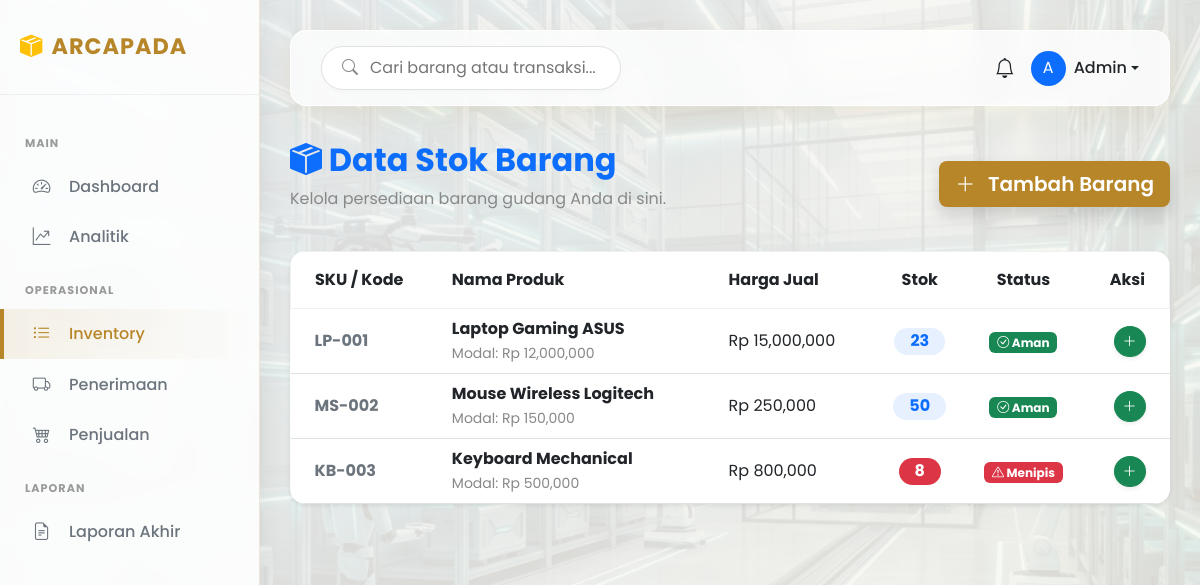
/inventory (signed in), run on an earlier commit of the app's database.
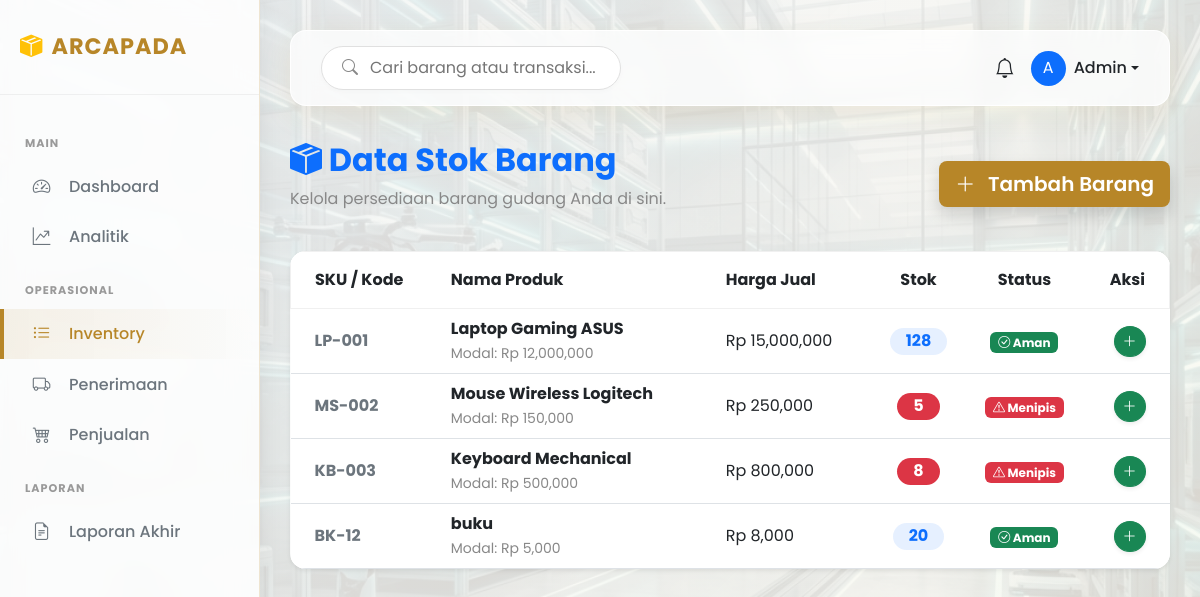
And on a later commit of the database.
### app/models.py (models this page shows, shortened)
class Product(db.Model):
    __tablename__ = 'products'
    id = db.Column(db.Integer, primary_key=True)
    sku = db.Column(db.String(20), unique=True, nullable=False)
    name = db.Column(db.String(100), nullable=False)
    description = db.Column(db.Text, nullable=True)
    price = db.Column(db.Float, nullable=False)
    cost = db.Column(db.Float, nullable=False)
    stock_quantity = db.Column(db.Integer, default=0)
    min_stock_threshold = db.Column(db.Integer, default=10)
    transactions = db.relationship('Transaction', backref='product', lazy=True)

### app/controllers/web_controller.py (the view)
@web_bp.route('/inventory')
def inventory():
    if 'user_id' not in session: return redirect(url_for('auth.login_web'))
    products = Product.query.all()
    return render_template('index.html', products=products)

### app/context_processor.py (called while the page is built)
def inject_notifications():
    def get_notifications():
        allowed_roles = ['admin', 'kepala_gudang', 'kepala_divisi']
        user_role = session.get('role')
        if not user_role or user_role not in allowed_roles:
            return {'count': 0, 'items': []}
        low_stock_items = Product.query.filter(Product.stock_quantity <= Product.min_stock_threshold).all()
        return {
            'count': len(low_stock_items),
            'items': low_stock_items
        }
    return dict(notifications=get_notifications())

### app/templates/index.html (shortened to what this page needs)
{% extends "base.html" %}
{% block content %}
<div class="d-flex justify-content-between align-items-center mb-4">
    <div>
        <h2 class="fw-bold text-primary"><i class="bi bi-box-seam-fill"></i> Data Stok Barang</h2>
        <p class="text-muted">Kelola persediaan barang gudang Anda di sini.</p>
    </div>
    <button class="btn btn-primary btn-lg shadow" data-bs-toggle="modal" data-bs-target="#addProductModal">
        <i class="bi bi-plus-lg me-2"></i> Tambah Barang
    </button>
</div>
<div class="card shadow-sm border-0 rounded-4 overflow-hidden">
    <div class="card-body p-0">
        <table class="table table-hover align-middle mb-0">
            <thead class="bg-light">
                <tr>
                    <th class="py-3 ps-4">SKU / Kode</th>
                    <th class="py-3">Nama Produk</th>
                    <th class="py-3">Harga Jual</th>
                    <th class="py-3 text-center">Stok</th>
                    <th class="py-3 text-center">Status</th>
                    <th class="py-3 text-end pe-4">Aksi</th>
                </tr>
            </thead>
            <tbody>
                {% for p in products %}
                <tr>
                    <td class="ps-4 fw-bold text-secondary">{{ p.sku }}</td>
                    <td>
                        <div class="fw-bold text-dark">{{ p.name }}</div>
                        <small class="text-muted">Modal: Rp {{ "{:,.0f}".format(p.cost) }}</small>
                    </td>
                    <td>Rp {{ "{:,.0f}".format(p.price) }}</td>
                    <td class="text-center">
                        <span class="badge rounded-pill {{ 'bg-danger' if p.stock_quantity <= p.min_stock_threshold else 'bg-primary bg-opacity-10 text-primary' }} fs-6 px-3">
                            {{ p.stock_quantity }}
                        </span>
                    </td>
                    <td class="text-center">
                        {% if p.stock_quantity <= p.min_stock_threshold %}
                            <span class="badge bg-danger"><i class="bi bi-exclamation-triangle"></i> Menipis</span>
                        {% else %}
                            <span class="badge bg-success"><i class="bi bi-check-circle"></i> Aman</span>
                        {% endif %}
                    </td>
                    <td class="text-end pe-4">
                        <button class="btn btn-sm btn-success rounded-circle shadow-sm"
                                onclick="openRestockModal('{{ p.id }}', '{{ p.name }}')"
                                title="Tambah Stok">
                            <i class="bi bi-plus-lg"></i>
                        </button>
                    </td>
                </tr>
                {% else %}
                <tr>
                    <td colspan="6" class="text-center py-5 text-muted">Belum ada data barang.</td>
                </tr>
                {% endfor %}
            </tbody>
        </table>
    </div>
</div>
{% endblock %}

### app/templates/base.html (shortened to what this page needs)
<!DOCTYPE html>
<html lang="id">
<head>
    <link href="https://cdn.jsdelivr.net/npm/bootstrap@5.3.0/dist/css/bootstrap.min.css" rel="stylesheet">
    <link rel="stylesheet" href="https://cdn.jsdelivr.net/npm/bootstrap-icons@1.11.0/font/bootstrap-icons.css">
    <link rel="stylesheet" href="{{ url_for('static', filename='css/style.css') }}">
</head>
<body>
    <nav class="sidebar" id="sidebar">
        <div class="sidebar-header">
            <div class="brand-text">
                <i class="bi bi-box-seam-fill me-2 text-warning"></i>ARCAPADA
            </div>
        </div>
        <ul class="sidebar-menu">
            {% if session.get('user_id') %}
            <li class="menu-category">Main</li>
            <li>
                <a href="{{ url_for('web.dashboard') }}"
                    class="menu-link {% if request.endpoint == 'web.dashboard' %}active{% endif %}">
                    <i class="bi bi-speedometer2"></i>
                    <span>Dashboard</span>
                </a>
            </li>
            <li>
                <a href="{{ url_for('web.analytics') }}"
                    class="menu-link {% if request.endpoint == 'web.analytics' %}active{% endif %}">
                    <i class="bi bi-graph-up-arrow"></i>
                    <span>Analitik</span>
                </a>
            </li>
            <li class="menu-category">Operasional</li>
            <li>
                <a href="{{ url_for('web.inventory') }}"
                    class="menu-link {% if request.endpoint == 'web.inventory' %}active{% endif %}">
                    <i class="bi bi-list-ul"></i>
                    <span>Inventory</span>
                </a>
            </li>
            <li>
                <a href="{{ url_for('web.receiving_page') }}"
                    class="menu-link {% if request.endpoint == 'web.receiving_page' %}active{% endif %}">
                    <i class="bi bi-truck"></i>
                    <span>Penerimaan</span>
                </a>
            </li>
            <li>
                <a href="{{ url_for('sales.sales_page') }}"
                    class="menu-link {% if request.endpoint == 'sales.sales_page' %}active{% endif %}">
                    <i class="bi bi-cart4"></i>
                    <span>Penjualan</span>
                </a>
            </li>
            <li class="menu-category">Laporan</li>
            <li>
                <a href="{{ url_for('web.laporan_final') }}"
                    class="menu-link {% if request.endpoint == 'web.laporan_final' %}active{% endif %}">
                    <i class="bi bi-file-earmark-text"></i>
                    <span>Laporan Akhir</span>
                </a>
            </li>
            {% endif %}
        </ul>
    </nav>
    <div class="main-content" id="content">
        {% if session.get('user_id') %}
        <header class="top-header">
            <div class="d-flex align-items-center">
                <div class="search-bar d-none d-md-flex">
                    <i class="bi bi-search text-muted"></i>
                    <input type="text" placeholder="Cari barang atau transaksi...">
                </div>
            </div>
            <div class="d-flex align-items-center gap-3">
                <div class="dropdown">
                    <a href="#" class="position-relative text-dark" data-bs-toggle="dropdown">
                        <i class="bi bi-bell fs-5"></i>
                    </a>
                </div>
                <div class="dropdown">
                    <a href="#" class="d-flex align-items-center text-decoration-none text-dark dropdown-toggle"
                        data-bs-toggle="dropdown">
                        <div class="bg-primary text-white rounded-circle d-flex align-items-center justify-content-center me-2"
                            style="width: 35px; height: 35px;">
                            A
                        </div>
                        <span class="d-none d-md-block fw-medium">Admin</span>
                    </a>
                </div>
            </div>
        </header>
        {% endif %}
        <div class="container-fluid px-0">
            {% block content %}{% endblock %}
        </div>
    </div>
</body>
</html>

### app/static/css/style.css (style rules this page uses)
:root { --primary-color: #4a4a4a; --secondary-color: #6c757d; --accent-color: #b78628; --accent-hover: #d4af37; --success-color: #2e7d32; --danger-color: #c62828; --warning-color: #ef6c00; --dark-bg: #ffffff; --light-bg: #f9f9f9; --text-color: #333333; --text-muted: #666666; --sidebar-width: 260px; --card-radius: 16px; --glass-bg: rgba(255, 255, 255, 0.75); --glass-border: 1px solid rgba(255, 255, 255, 0.9); --shadow-soft: 0 10px 30px rgba(183, 134, 40, 0.1); }
body { background: url('../img/warehouse-bg.png') no-repeat center center fixed; background-size: cover; font-family: 'Poppins', sans-serif; color: var(--text-color); overflow-x: hidden; min-height: 100vh; }
body::before { content: ""; position: fixed; top: 0; left: 0; width: 100%; height: 100%; background: linear-gradient(135deg, rgba(245, 245, 245, 0.9), rgba(255, 250, 240, 0.85)); z-index: -1; }
.sidebar { width: var(--sidebar-width); height: 100vh; background: rgba(255, 255, 255, 0.85); backdrop-filter: blur(15px); position: fixed; top: 0; left: 0; z-index: 1000; color: var(--primary-color); transition: all 0.3s ease; border-right: 1px solid rgba(183, 134, 40, 0.2); box-shadow: 5px 0 20px rgba(0, 0, 0, 0.05); }
.sidebar-header { padding: 30px 20px; display: flex; align-items: center; border-bottom: 1px solid rgba(0, 0, 0, 0.05); }
.brand-text { font-weight: 700; font-size: 1.4rem; letter-spacing: 1px; color: var(--accent-color); text-transform: uppercase; }
.sidebar-menu { padding: 20px 0; list-style: none; margin: 0; }
.menu-link { display: flex; align-items: center; padding: 12px 25px; color: var(--secondary-color); text-decoration: none; transition: all 0.3s; border-left: 4px solid transparent; font-weight: 500; }
.menu-link:hover, .menu-link.active { background: linear-gradient(90deg, rgba(183, 134, 40, 0.1), transparent); color: var(--accent-color); border-left-color: var(--accent-color); }
.menu-link i { margin-right: 15px; font-size: 1.1rem; width: 25px; text-align: center; }
.menu-category { padding: 20px 25px 10px; font-size: 0.7rem; text-transform: uppercase; color: #999; font-weight: 700; letter-spacing: 1px; }
.main-content { margin-left: var(--sidebar-width); padding: 30px; min-height: 100vh; transition: all 0.3s ease; }
.top-header { background: var(--glass-bg); backdrop-filter: blur(12px); -webkit-backdrop-filter: blur(12px); border: var(--glass-border); padding: 15px 30px; border-radius: var(--card-radius); display: flex; justify-content: space-between; align-items: center; margin-bottom: 35px; box-shadow: var(--shadow-soft); }
.search-bar { background: #fff; border: 1px solid #e0e0e0; border-radius: 30px; padding: 8px 20px; width: 300px; display: flex; align-items: center; transition: all 0.3s; box-shadow: 0 2px 5px rgba(0, 0, 0, 0.02); }
.search-bar input { border: none; background: transparent; width: 100%; outline: none; margin-left: 10px; color: var(--text-color); }
.card { background: rgba(255, 255, 255, 0.85); backdrop-filter: blur(12px); -webkit-backdrop-filter: blur(12px); border: 1px solid rgba(255, 255, 255, 1); border-radius: var(--card-radius); box-shadow: var(--shadow-soft); overflow: hidden; transition: transform 0.3s ease; color: var(--text-color); }
.text-muted { color: #888 !important; }
.bg-light { background-color: #fff !important; border: 1px solid #f0f0f0; }
.btn-primary { background: var(--accent-color); color: #fff; border: none; font-weight: 600; box-shadow: 0 4px 10px rgba(183, 134, 40, 0.3); }
.text-white { color: #fff !important; }

What changed in the data, as far as the page shows it:
changed Product "LP-001": stock_quantity "23" → "128"
changed Product "MS-002": stock_quantity "50" → "5"; stock_quantity "Aman" → "Menipis"
added Product: sku "BK-12", name "buku", cost "5,000", price "8,000", stock_quantity "20", min_stock_threshold 5 (drawn)
